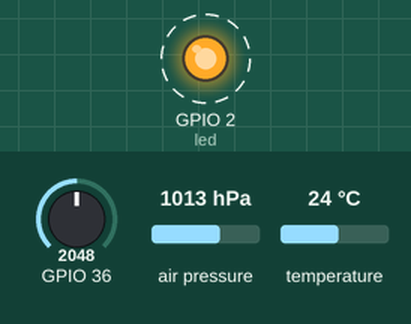
Simulated run of this sketch. Board: ESP32. Shown: output pins drawn as LEDs (lit = HIGH). Dashed ring = blinking. Inputs (shaded band) come from the test bench; at power-on: GPIO 36 = 2048, air pressure 1013 hPa, temperature 24 °C. What the sketch prints to the serial monitor is not drawn.

Above: at 0.13 s.
Timing chart, 0 to 3.0 s (numbered marks = the images above):
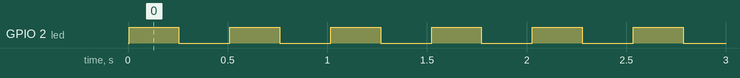

Measured:
- by itself, GPIO 2 (led): alternates HIGH for 0.25 s and LOW for 0.26 s

The sketch:

AnalogReadSerialBlinkBmp180_copy_20251208185956.ino
```cpp
/*
benötigt adafruit bmp085 Library, geht auch für bmp180
https://randomnerdtutorials.com/esp32-with-bmp180-barometric-sensor/
*/

#include <Adafruit_BMP085.h>
Adafruit_BMP085 bmp;

#define led 2 //BUILTIN_LED

// the setup routine runs once when you press reset:
void setup() {
  // initialize serial communication at 9600 bits per second:
  Serial.begin(9600);
  pinMode(led, OUTPUT);

  if (!bmp.begin()) {
	  Serial.println("Could not find a valid BMP085/BMP180 sensor, check wiring!");
	while (1) {}
  }
}

// the loop routine runs over and over again forever:
void loop() {

   Serial.print("Temperature = ");
  Serial.print(bmp.readTemperature());
  Serial.println(" *C");

  Serial.print("Pressure = ");
  Serial.print(bmp.readPressure());
  Serial.println(" Pa");

  int sensorValue = analogRead(A0);
  Serial.println(sensorValue);

  Serial.println("Led high");
  digitalWrite(led, HIGH);
  delay(250);  // delay in between reads for stability

  Serial.println("Led Low");
  digitalWrite(led, LOW);
  delay(250);  // delay in between reads for stability


}
```
